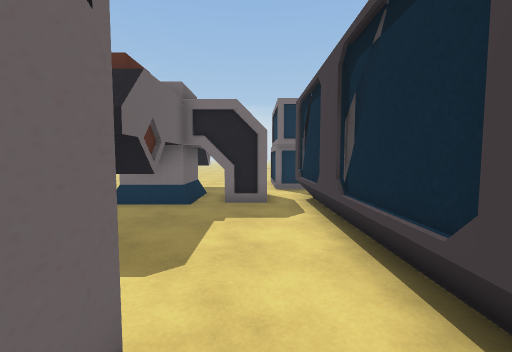
[1] (above)

24 first-person views from a walk through a scene from a Unity 3-D project. The camera is 1.4 m above the floor, tilts 4° down and sees 90° across. Doors are open. The floor is counted in squares, 1 m on a side. Each view is taken from the middle of a square. On the plan, view 1 faces up. The plan holds only what a view shows up to about 13 squares ahead; the rest is blank. The place goes on beyond the plan. The player is left out. Some surface patterns are stand-ins.

[2]
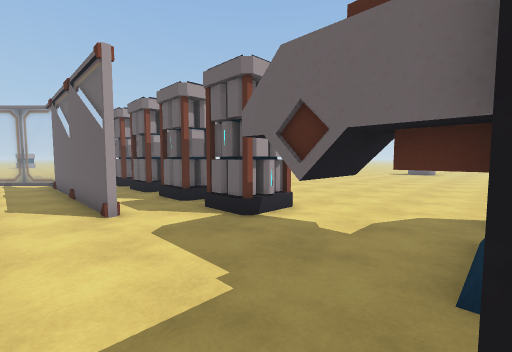

[3]
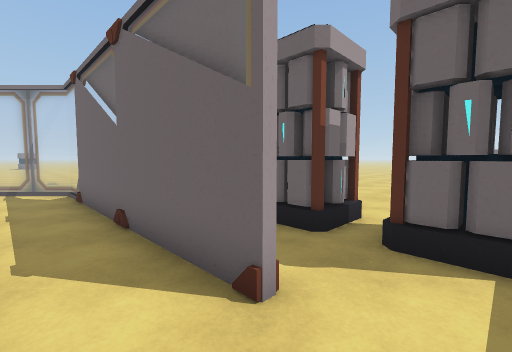

[4]
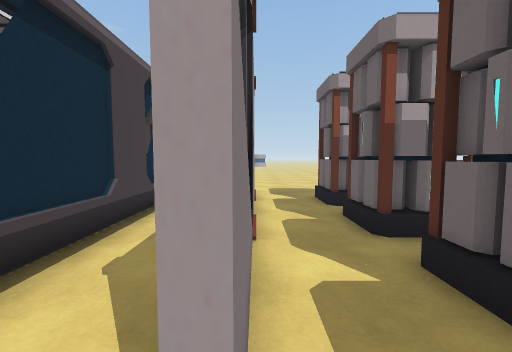

[5]
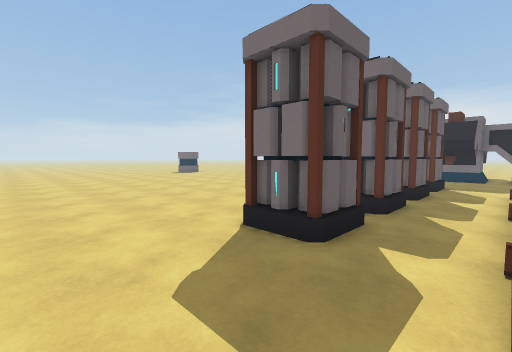

[6]
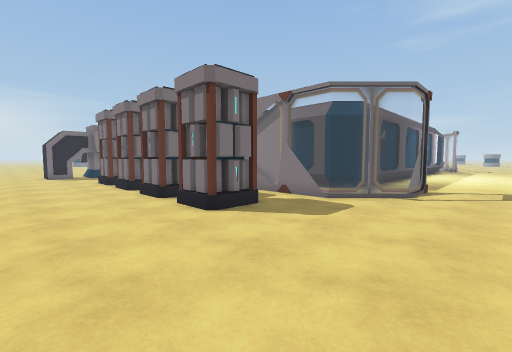

[7]
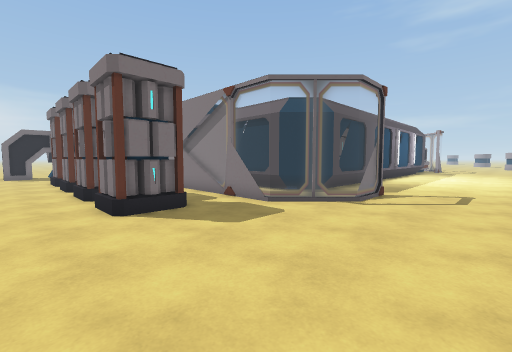

[8]
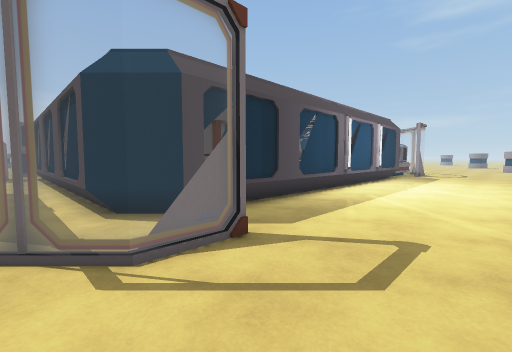

[9]
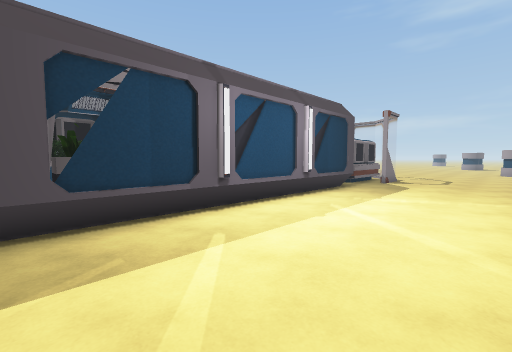

[10]
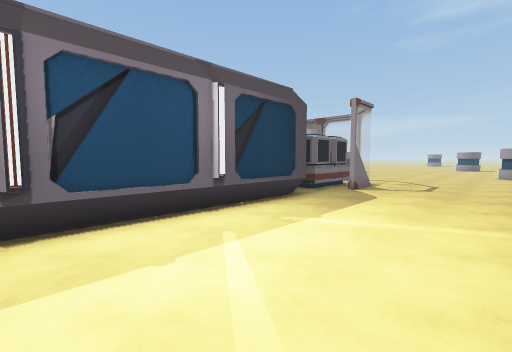

[11]
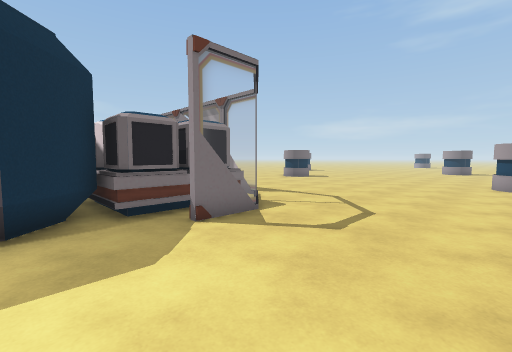

[12]
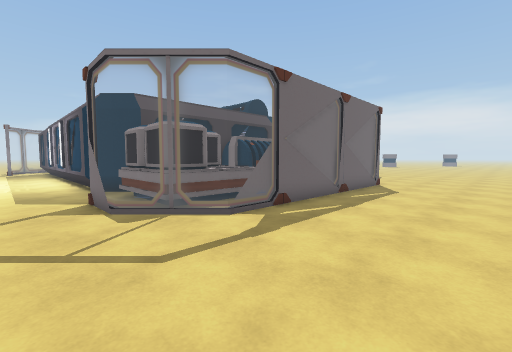

[13]
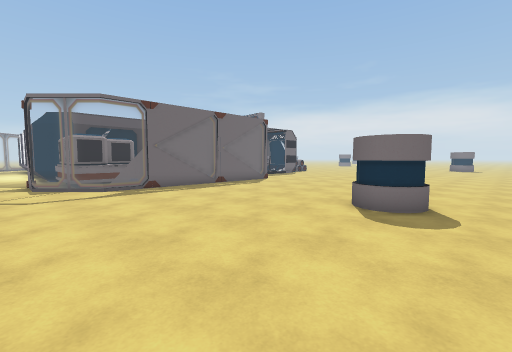

[14]
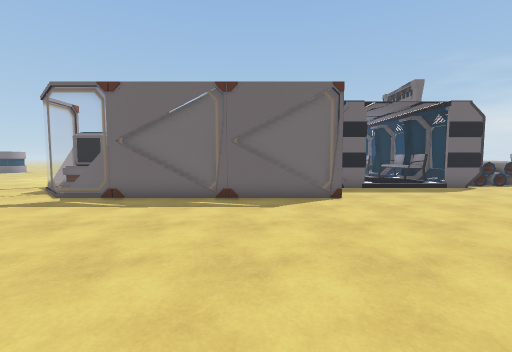

[15]
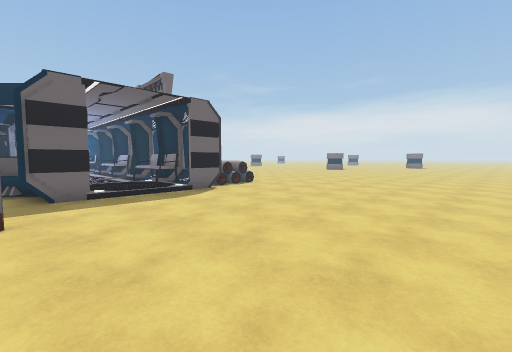

[16]
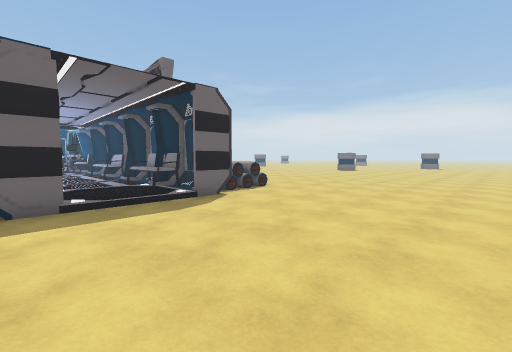

[17]
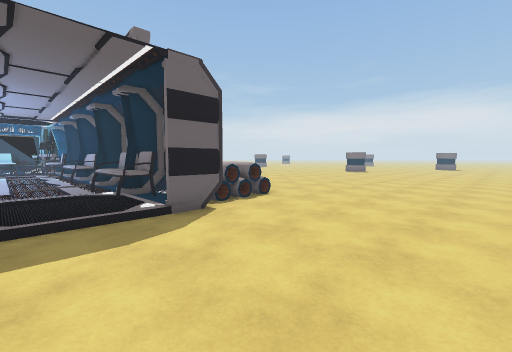

[18]
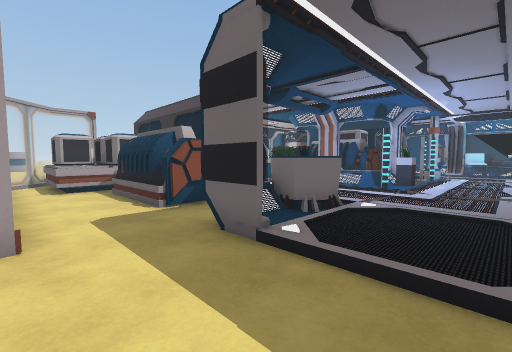

[19]
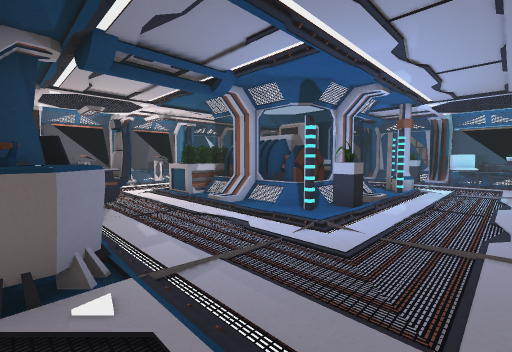

[20]
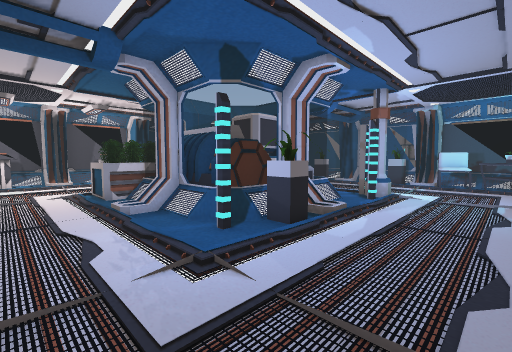

[21]
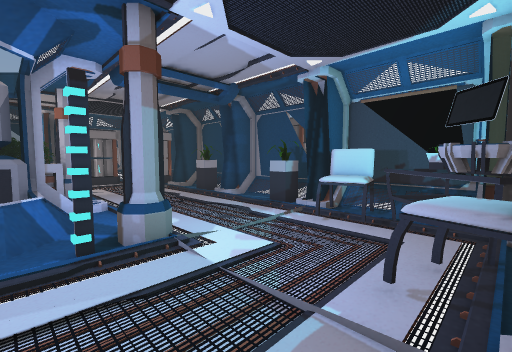

[22]
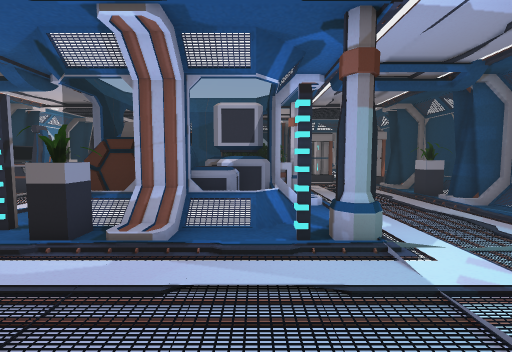

[23]
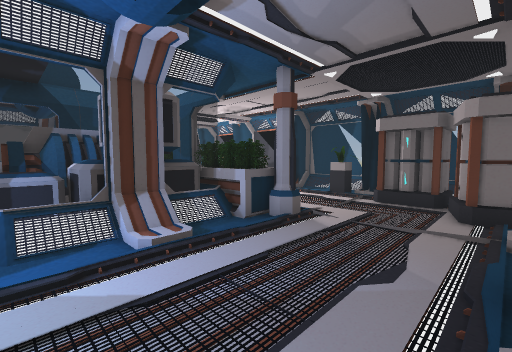

[24]
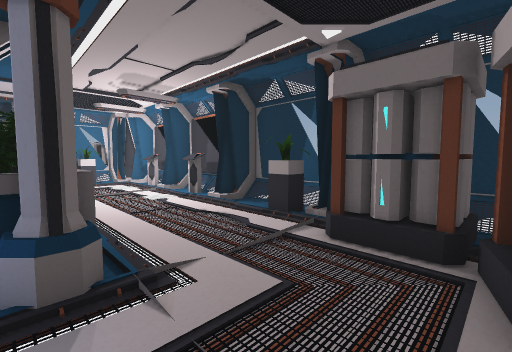

### Floor plan
Key: @ floor where view 1 was taken; # wall or solid block; . main floor; : floor 0.25 m higher than the main floor; / step, stairs or slope; D open door; = window, fence, low wall or low ledge; T thing the floor can be seen under or through; B battery; P plant; S sofa; G generator; A table; C chair; L column; E desk; N console; O other object.
Columns run from 9 left of view 1 to 38 right of it. Each row starts with its distance up from view 1.
 19                                  ..........
 18                                 ...........
 17                                ............
 16                               .............
 15                               .............
 14                                ............
 13           O                    O...........
 12       ##  OO                   O...........
 11        .  ..                OO O#..........
 10        #  .  A          #/ S#S/ #..........
  9        #  .#OOCC  .     :.SSSS..D..........
  8      #####.AOO.C............::::D..........
  7 ......T....=CC..............::::D..........   ..
  6 .....TTT...=CC..............::::D..........  ...
  5 ..... TT...##...L#::/::::...:O::D..........  ...
  4 ...........P:...#L//#P##:...OOO/#.........   ...
  3 ....BBB....P:....#=O#GG#:.../O#....=.......  ...
  2 ....BBB....=:..../OOOGG/:....  ....=.......  ...
  1 ........#..#:...//OOGGG//...E#OOO..=.......  ...
  0 ....BBB.=@.P:..../OOOGG/:..OE  OO..=....... ....
 -1 ....BBB.=..P:....OOOOGGO:.O#   OO..=........  ..
 -2 ........=..=:...LLOO#OOOO.. E  OO..=........OO..
 -3 ....BBB.#..#:...LOO    O:.. E OOO..=........OO..
 -4 ....BBB.=..=:..............    OOO.=............
 -5 ........=..B:...............PP OOO.=............
 -6 ....BBB.=..B ............... /OOOO.=............
 -7 ....BBB.=..# :  #:::::N:::N  #OOOO.=............
 -8 ........=..##=BB#P==#=N=#=N=##OOOO=.............
 -9 .........=.....................===.............
-10 ..........===................................. .
-11 ............................................
-12  ............................................
-13 . ...........................................
-14   . .......................................OO

Where each view was taken, in squares from view 1:
view 1: 0 up, 0 right, facing up
view 2: 8 up, 1 right, facing down-left
view 3: 3 up, 1 right, facing down-left
view 4: 2 up, 1 left, facing down
view 5: 11 down, 1 left, facing up-left
view 6: 13 down, 9 left, facing up-right
view 7: 14 down, 7 left, facing up-right
view 8: 14 down, 0 right, facing up-right
view 9: 14 down, 7 right, facing up-right
view 10: 14 down, 11 right, facing up-right
view 11: 14 down, 19 right, facing up-right
view 12: 11 down, 31 right, facing up-left
view 13: 10 down, 38 right, facing up-left
view 14: 0 up, 35 right, facing left
view 15: 3 up, 33 right, facing up-left
view 16: 4 up, 31 right, facing up-left
view 17: 6 up, 29 right, facing up-left
view 18: 8 up, 26 right, facing down-left
view 19: 8 up, 20 right, facing down-left
view 20: 8 up, 17 right, facing down-left
view 21: 9 up, 9 right, facing down-left
view 22: 9 up, 9 right, facing down
view 23: 3 up, 3 right, facing down-right
view 24: 2 down, 4 right, facing down-right
